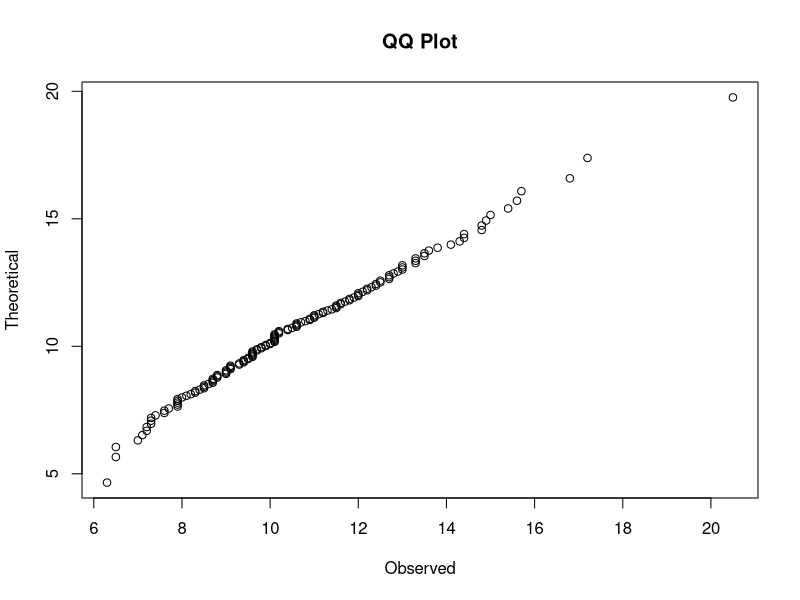
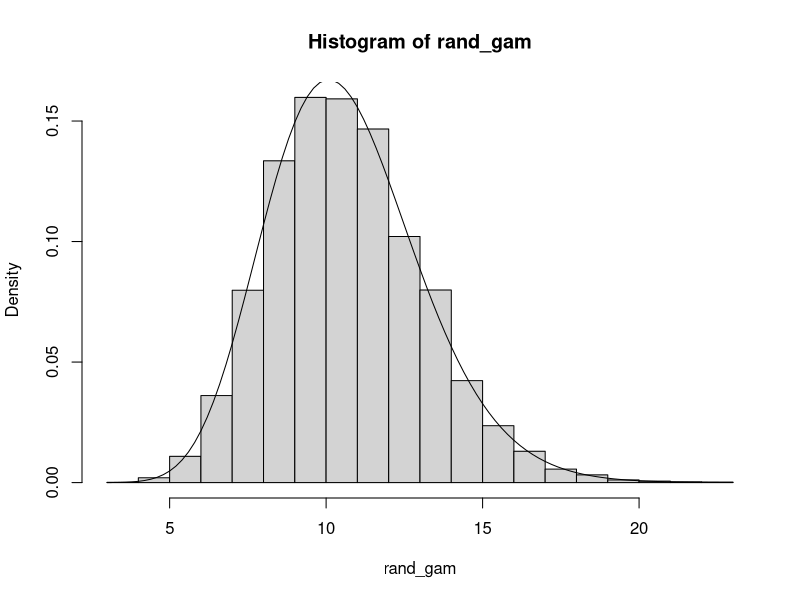

R code for these plots, in order:
## ---- chunk 1


library(MASS)
data("cats", package="MASS")

gamma.est = function(data) {
  avg = mean(data)
  var = var(data)
  scale = var / avg
  shape = avg / scale
  return(c(shape = shape, scale = scale))
  
}

gamma.est(cats$Hwt)

## ---- chunk 2



#The following code was copied from the leecture notes. This shows that the values
#are close to the above values. We can also generate a qqplot and look for a straight line

fitdistr(cats$Hwt, densfun="gamma")

cats.gamma <- gamma.est(cats$Hwt)
qqplot(cats$Hwt, qgamma(ppoints(500), shape=cats.gamma["shape"],
      scale=cats.gamma["scale"]), xlab="Observed", ylab="Theoretical",
      main="QQ Plot")


## ---- chunk 3

#to create a vector of 100000 random values from the gamma distribution we use rgamma
#it is saved to a variable to we can use mean and var on that variable
# avg = shape * scale and var = shape * scale^2
#we can see the random sample values and derived values are very close

rand_gam = rgamma(seq(1,10000,1), shape = 19, scale =0.56)
mean(rand_gam)
var(rand_gam)

derived_avg = 19 * .56
derived_avg

derived_var = 19*(.56^2)
derived_var


## ---- chunk 4

#To make this overlay work we need to pass the probability = TRUE argument to hist
#if not, we will not have the correct scaling along the y axis 
#to make the curve go into the same windows as the hist we must pass the add = TRUE

hist(rand_gam, probability = TRUE)
curve(dgamma(x, shape= 19, scale=.56), add = TRUE)

## ---- chunk 5

#the values are quite close to the actual values. First we take a look at the shape and scale 
#from the random values, then we subtract out the actual values to see how close they are

gamma.est(rand_gam)
gamma.est(rand_gam)[1] - gamma.est(cats$Hwt)[1]
gamma.est(rand_gam)[2] - gamma.est(cats$Hwt)[2]




## ---- chunk 6

#first I want to write the gamma.est.sim function that will be called upon by the gamma.est.se function
#then I can wrap this function with another function that will use those values to calculate 
#standard error of each row


#set.seed(10)
row_1 = c()
row_2 = c()

gamma.est.sim= function(shape, scale, n, B) {
  raw_data = rgamma(seq(1,B,1), shape = shape, scale = scale)
  for(mean in raw_data) {
    value_1 = mean / scale
    row_1 = c(row_1, value_1)
    value_2 = mean / shape
    row_2 = c(row_2, value_2)
  }
  
  return(rbind(row_1,row_2))
  
}

gamma.est.se = function(shape, scale, n, B) {
  shape_error = sd(gamma.est.sim(shape, scale, n, B)[1,])
	scale_error = sd(gamma.est.sim(shape, scale, n, B)[2,])
	return(c(shape_error, scale_error))
}

gamma.est.se(19,.56,100,10000)

## ---- chunk 7
shapes <- rep(c(2,3), 5)
scales <- rep(c(1,11), 5)
rbind(shapes, scales)
## ---- chunk 8

#we need to write some code that does different opetations for alternating columns

gamma.est.sim = function(shape, scale, n, B) {
  row_1 = c()
  row_2 = c()
  
  for(value in 1:B) {
    value_1 = value / scale
    value_2 = value / shape
    if (value %% 2 == 0) {
      row_1 = c(row_1, shape +1)
      row_2 = c(row_2, scale + n)
      
    }
    else {
      row_1 = c(row_1, shape)
      row_2 = c(row_2, scale) 
    }
  }
  
return(rbind(row_1, row_2))
    
}

gamma.est.sim(2,1,10,10)

gamma.est.sim(2,8,5,7)


## ---- chunk 9
shapes <- rep(c(2,3), 5)
scales <- rep(c(8,13), 5)
rbind(shapes[1:7], scales[1:7]) # There was an error here origninally
## ---- chunk 10
#I choose to use the built-in function of sd to accomplish this and using [] to extract the
#desired rows

sd(gamma.est.sim(2,1,10,10)[1,])
sd(gamma.est.sim(2,1,10,10)[2,])
sd(gamma.est.sim(2,8,5,7)[1,])
sd(gamma.est.sim(2,8,5,7)[2,])

## ---- chunk 11

#The values from my function gamma.est.se match the standard deviations from the above

gamma.est.se(2,1,10,10)
gamma.est.se(2,8,5,7)

## ---- chunk 12

#The replicate function is ideal for this because its arguments, are the number of replications
#which in this case we want to do this for the number of columns, then and expression
#which we use our gamma estimate and finally we can use the rgamma to generate the random numbers

gamma.est.sim = function(shape, scale, n, B) {
  adjusted = replicate(n, gamma.est(rgamma(n, shape = shape, scale = scale)))
  return(adjusted)
}

#gamma.est.sim(19,.56,100,10000)

## ---- chunk 13

#Note: everytime we run this function the output is being generated off of "random" numbers generated 
#by the rgamma function. This means that each time we run this chunk we will get different numbers
#sometimes that are close to 1.6 and .54 and sometimes not. 

gamma.est.se(shape=2, scale=1, n=10, B=1e5)

